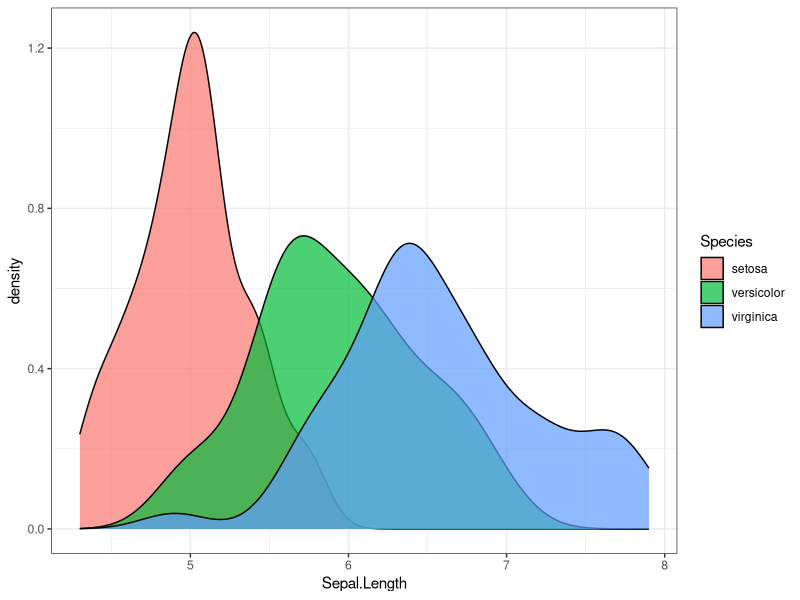
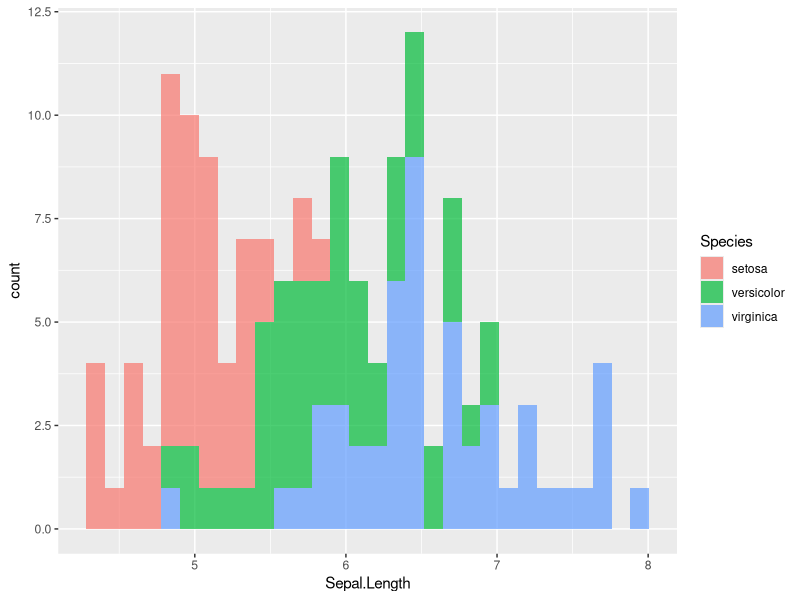

Here is the R script that generated these plots, in order:
library(ggplot2)

ggplot(
  iris,
  aes(x = Sepal.Length,
      fill = Species
      #color = Species
    )
) +
  geom_density(
    #color = "black",
    size = .5,
    alpha = 0.7
  ) + # scale_fill_ordinal() # Colorblind

  # scale_fill_brewer(
  #   type = "qual",
  #   palette = 5) +
  
  # scale_fill_manual(
  #   values = c(
  #     setosa = "green",
  #     versicolor = "red",
  #     virginica = "cyan"
  #   )
  # ) +
  theme_bw()
  
  ggplot(
    iris,
    aes(x = Sepal.Length,
        fill = Species
        #color = Species
    )
  ) +
    geom_histogram(
      #color = "black",
      #size = .5,
      alpha = 0.7
    ) #+
    #scale_x_log10()
  
  